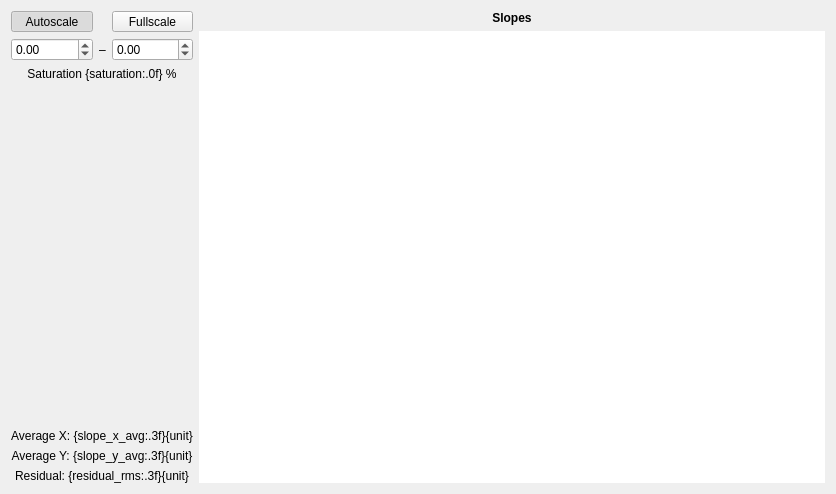
<?xml version="1.0" encoding="UTF-8"?>
<ui version="4.0">
 <class>SlopesWidget</class>
 <widget class="QWidget" name="SlopesWidget">
  <property name="geometry">
   <rect>
    <x>0</x>
    <y>0</y>
    <width>836</width>
    <height>494</height>
   </rect>
  </property>
  <property name="windowTitle">
   <string>Slopes - KalAO</string>
  </property>
  <layout class="QGridLayout" name="gridLayout" columnstretch="0,1">
   <item row="0" column="1">
    <widget class="QLabel" name="title_label">
     <property name="font">
      <font>
       <bold>true</bold>
      </font>
     </property>
     <property name="text">
      <string>Slopes</string>
     </property>
     <property name="alignment">
      <set>Qt::AlignCenter</set>
     </property>
    </widget>
   </item>
   <item row="0" column="0" rowspan="2">
    <layout class="QVBoxLayout" name="side_layout">
     <item>
      <layout class="QGridLayout" name="scale_layout" columnstretch="1,0,1">
       <item row="2" column="0" colspan="3" alignment="Qt::AlignHCenter|Qt::AlignVCenter">
        <widget class="KLabel" name="saturation_label">
         <property name="text">
          <string>Saturation {saturation:.0f} %</string>
         </property>
         <property name="alignment">
          <set>Qt::AlignCenter</set>
         </property>
        </widget>
       </item>
       <item row="1" column="0">
        <widget class="KScaledDoubleSpinbox" name="min_spinbox">
         <property name="keyboardTracking">
          <bool>false</bool>
         </property>
         <property name="decimals">
          <number>2</number>
         </property>
         <property name="minimum">
          <double>-99.000000000000000</double>
         </property>
         <property name="maximum">
          <double>99.000000000000000</double>
         </property>
         <property name="singleStep">
          <double>0.100000000000000</double>
         </property>
        </widget>
       </item>
       <item row="1" column="2" alignment="Qt::AlignVCenter">
        <widget class="KScaledDoubleSpinbox" name="max_spinbox">
         <property name="keyboardTracking">
          <bool>false</bool>
         </property>
         <property name="decimals">
          <number>2</number>
         </property>
         <property name="minimum">
          <double>-99.000000000000000</double>
         </property>
         <property name="maximum">
          <double>99.000000000000000</double>
         </property>
         <property name="singleStep">
          <double>0.100000000000000</double>
         </property>
        </widget>
       </item>
       <item row="1" column="1">
        <widget class="QLabel" name="minmax_label">
         <property name="text">
          <string>–</string>
         </property>
        </widget>
       </item>
       <item row="0" column="2">
        <widget class="QToolButton" name="fullscale_button">
         <property name="sizePolicy">
          <sizepolicy hsizetype="Minimum" vsizetype="Fixed">
           <horstretch>0</horstretch>
           <verstretch>0</verstretch>
          </sizepolicy>
         </property>
         <property name="text">
          <string>Fullscale</string>
         </property>
         <property name="checkable">
          <bool>true</bool>
         </property>
        </widget>
       </item>
       <item row="0" column="0">
        <widget class="QToolButton" name="autoscale_button">
         <property name="sizePolicy">
          <sizepolicy hsizetype="Minimum" vsizetype="Fixed">
           <horstretch>0</horstretch>
           <verstretch>0</verstretch>
          </sizepolicy>
         </property>
         <property name="text">
          <string>Autoscale</string>
         </property>
         <property name="checkable">
          <bool>true</bool>
         </property>
         <property name="checked">
          <bool>true</bool>
         </property>
        </widget>
       </item>
      </layout>
     </item>
     <item>
      <spacer name="verticalSpacer">
       <property name="orientation">
        <enum>Qt::Vertical</enum>
       </property>
       <property name="sizeHint" stdset="0">
        <size>
         <width>20</width>
         <height>40</height>
        </size>
       </property>
      </spacer>
     </item>
     <item>
      <widget class="KLabel" name="slope_x_avg_label">
       <property name="text">
        <string>Average X: {slope_x_avg:.3f}{unit}</string>
       </property>
       <property name="alignment">
        <set>Qt::AlignCenter</set>
       </property>
      </widget>
     </item>
     <item>
      <widget class="KLabel" name="slope_y_avg_label">
       <property name="text">
        <string>Average Y: {slope_y_avg:.3f}{unit}</string>
       </property>
       <property name="alignment">
        <set>Qt::AlignCenter</set>
       </property>
      </widget>
     </item>
     <item>
      <widget class="KLabel" name="residual_rms_label">
       <property name="text">
        <string>Residual: {residual_rms:.3f}{unit}</string>
       </property>
       <property name="alignment">
        <set>Qt::AlignCenter</set>
       </property>
      </widget>
     </item>
    </layout>
   </item>
   <item row="1" column="1">
    <widget class="KGraphicsView" name="slopes_view">
     <property name="enabled">
      <bool>true</bool>
     </property>
     <property name="frameShape">
      <enum>QFrame::NoFrame</enum>
     </property>
     <property name="verticalScrollBarPolicy">
      <enum>Qt::ScrollBarAlwaysOff</enum>
     </property>
     <property name="horizontalScrollBarPolicy">
      <enum>Qt::ScrollBarAlwaysOff</enum>
     </property>
     <property name="sizeAdjustPolicy">
      <enum>QAbstractScrollArea::AdjustToContents</enum>
     </property>
    </widget>
   </item>
  </layout>
 </widget>
 <customwidgets>
  <customwidget>
   <class>KGraphicsView</class>
   <extends>QGraphicsView</extends>
   <header>kalao</header>
  </customwidget>
  <customwidget>
   <class>KLabel</class>
   <extends>QLabel</extends>
   <header>kalao</header>
  </customwidget>
  <customwidget>
   <class>KScaledDoubleSpinbox</class>
   <extends>QDoubleSpinBox</extends>
   <header>kalao</header>
  </customwidget>
 </customwidgets>
 <resources/>
 <connections/>
</ui>
